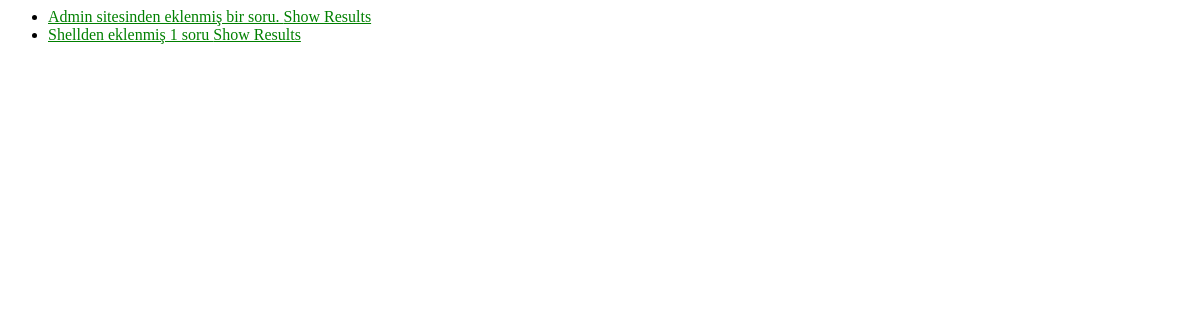
The page /polls/ on the database as committed earlier.
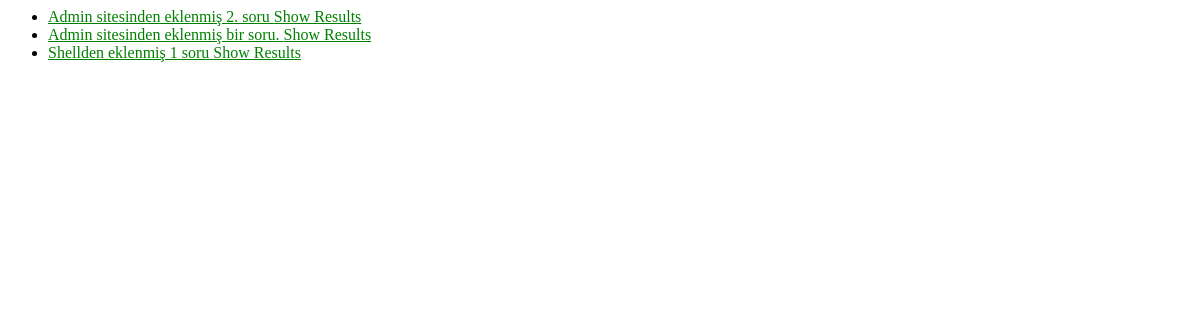
The same page on the database as committed later.
### polls/models.py (models this page shows, shortened)
class Question(models.Model):
    question_text = models.CharField(max_length=200)
    pub_date = models.DateTimeField('date published')

### polls/views.py (the view)
# urls.py: path('',views.IndexView.as_view(),name='index'),
class IndexView(generic.ListView):
    template_name = 'polls/index.html'
    context_object_name = 'latest_question_list'
    def get_queryset(self):
        return Question.objects.filter(
            pub_date__lte =  timezone.now()).order_by('-pub_date')[:5]

### polls/templates/polls/index.html
{% load static %}
<link rel="stylesheet" type="text/css" href="{% static 'polls/style.css' %}">
{% if latest_question_list %}
    <ul>
        {% for question in latest_question_list%}
            <li> <a href="{% url 'polls:detail' question.id %}"> {{ question.question_text }} </a> <a href="{% url 'polls:results' question.id %}"> Show Results</a></li>
        {% endfor %}
    </ul>
{% else %}
    <p>No polls are available</p>
{% endif %}

Rows that differ between the two databases and show on the page:
added Question: question_text "Admin sitesinden eklenmiş 2. soru"
